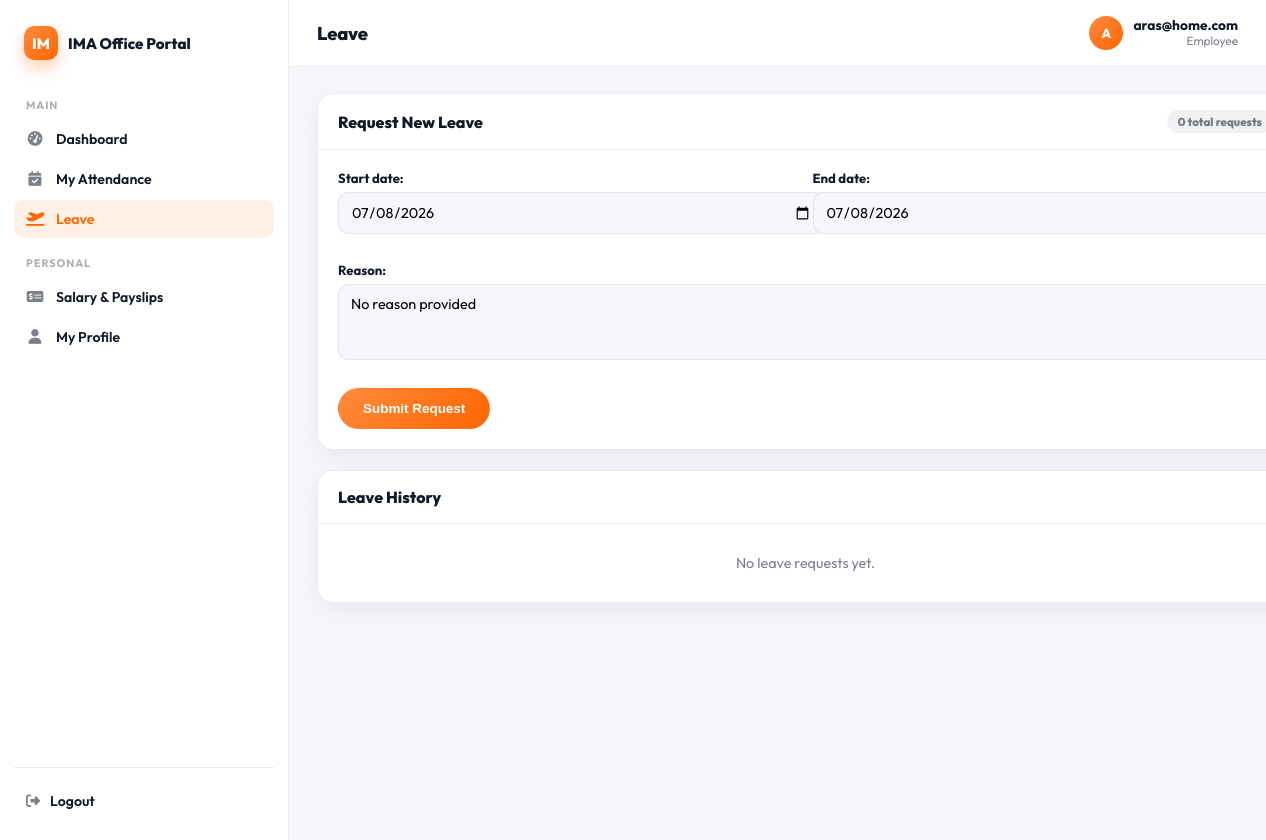
The page /leaves/my-leaves/ (signed in) on the database its author committed.
### accounts/models.py (models this page shows, shortened)
class Employee(AbstractBaseUser, PermissionsMixin):
    cnic = models.CharField(max_length=13, unique=True, validators=[cnic_validator])
    email = models.EmailField(unique=True, validators=[email_validator])
    full_name = models.CharField(max_length=120, blank=True, null=True, validators=[alpha_spaces])
    fathers_name = models.CharField(max_length=120, blank=True, null=True, validators=[alpha_spaces])
    date_of_birth = models.DateField(blank=True, null=True)
    gender = models.CharField(max_length=10, choices=[('male','Male'),('female','Female'),('other','Other'),('na','Prefer not to say')], blank=True, null=True)
    marital_status = models.CharField(max_length=10, choices=[('single','Single'),('married','Married'),('divorced','Divorced'),('widowed','Widowed')], blank=True, null=True)
    contact_number = models.CharField(max_length=14, blank=True, null=True)
    residential_address = models.TextField(max_length=250, blank=True, null=True)
    date_of_joining = models.DateField(blank=True, null=True)
    reporting_manager_name = models.CharField(max_length=120, blank=True, null=True, validators=[alpha_spaces])
    department = models.CharField(max_length=10, choices=[('HR','HR'),('IT','IT'),('FIN','Finance'),('OPS','Operations'),('SALES','Sales'),('OTHER','Other')], blank=True, null=True)
    designation = models.CharField(max_length=120, blank=True, null=True)
    employment_type = models.CharField(max_length=2, choices=[('FT','Full-time'),('PT','Part-time'),('CT','Contract'),('IN','Internship')], blank=True, null=True)
    employee_code = models.CharField(max_length=20, unique=True, blank=True, null=True)
    profile_picture = models.ImageField(upload_to=profile_picture_path, validators=[], blank=True, null=True)
    cnic_front = models.ImageField(upload_to=cnic_front_path, validators=[], blank=True, null=True)
    cnic_back = models.ImageField(upload_to=cnic_back_path, validators=[], blank=True, null=True)
    degree_certificate = models.FileField(upload_to=degree_path, validators=[], blank=True, null=True)
    father_cnic = models.ImageField(upload_to=father_cnic_path, validators=[], blank=True, null=True)
    emergency_contact_name = models.CharField(max_length=120, blank=True, null=True)
    emergency_relationship = models.CharField(max_length=10, choices=[('father','Father'),('mother','Mother'),('spouse','Spouse'),('sibling','Sibling'),('friend','Friend'),('other','Other')], blank=True, null=True)
    emergency_contact_number = models.CharField(max_length=14, blank=True, null=True)
    emergency_contact_address = models.TextField(blank=True, null=True)
    blood_group = models.CharField(max_length=3, choices=[('A+','A+'),('A-','A-'),('B+','B+'),('B-','B-'),('O+','O+'),('O-','O-'),('AB+','AB+'),('AB-','AB-')], blank=True, null=True)
    previous_employer = models.TextField(blank=True, null=True)
    special_skills = models.TextField(blank=True, null=True)
    ROLE_CHOICES = [
        ('employee', 'Employee'),
        ('pm', 'Project Manager'),
        ('admin', 'Admin (CEO)'),   # 🔹 added Admin role
    ]
    role = models.CharField(
        max_length=20,
        choices=ROLE_CHOICES,
        default='employee',
        help_text="Role of the employee. Default is 'Employee'."
    )
    is_staff = models.BooleanField(default=False)
    is_active = models.BooleanField(default=False)
    date_joined = models.DateTimeField(auto_now_add=True)
    objects = EmployeeManager()
    USERNAME_FIELD = 'cnic'
    REQUIRED_FIELDS = ['email']
    class Media:
        css = {"all": ("css/admin/accounts.css",)}

### leaves/views.py (the view, shortened to what this page needs)
# urls.py: path("my-leaves/", views.my_leave_requests, name="my_leave_requests"),
@login_required
def my_leave_requests(request):
    employee = request.user  # request.user is already an Employee instance
    if request.method == "POST":
        form = LeaveRequestForm(request.POST)
        if form.is_valid():
            leave = form.save(commit=False)
            leave.employee = employee
            leave.pm_status = "Pending"
            leave.admin_status = "Pending"
            leave.status = "Pending"   # Final status defaults to Pending
            leave.save()
            return redirect("my_leave_requests")
    else:
        form = LeaveRequestForm()
    if getattr(employee, "role", None) == "pm":
        try:
            team = Team.objects.get(project_manager=employee)
            leaves = LeaveRequest.objects.filter(employee__in=team.members.all()).order_by("-created_at")
        except Team.DoesNotExist:
            leaves = LeaveRequest.objects.none()
    else:
        leaves = LeaveRequest.objects.filter(employee=employee).order_by("-created_at")
    context = {
        "form": form,
        "leaves": leaves,
    }
    return render(request, "leave/my_requests.html", context)

### leaves/forms.py
class LeaveRequestForm(forms.ModelForm):
    class Meta:
        model = LeaveRequest
        fields = ["start_date", "end_date", "reason"]
        widgets = {
            "start_date": forms.DateInput(attrs={"type": "date"}),
            "end_date": forms.DateInput(attrs={"type": "date"}),
            "reason": forms.Textarea(attrs={"rows": 3}),
        }

### leaves/templates/leave/my_requests.html (shortened to what this page needs)
{% extends "base.html" %}
{% block page_title %}Leave{% endblock %}
{% block content %}
<div class="pf-card" style="margin-bottom:20px;">
  <div class="pf-card-header"><h3>Request New Leave</h3><span class="pf-badge neutral">{{ leaves|length }} total requests</span></div>
  <div class="pf-card-pad">
    <form method="post" class="pf-form-grid">
      <div class="pf-field">{{ form.start_date.label_tag }}{{ form.start_date }}</div>
      <div class="pf-field">{{ form.end_date.label_tag }}{{ form.end_date }}</div>
      <div class="pf-field full">{{ form.reason.label_tag }}{{ form.reason }}</div>
      <div class="full"><button type="submit" class="pf-btn-outline primary" style="padding:12px 24px;">Submit Request</button></div>
    </form>
  </div>
</div>
<div class="pf-card">
  <div class="pf-card-header"><h3>Leave History</h3></div>
  {% regroup leaves by start_date|date:"F Y" as month_list %}
  {% for month in month_list %}
    <div class="pf-card-header" style="background:var(--pf-bg);cursor:pointer;" onclick="pfToggleMonth(this)">
      <strong>{{ month.grouper }}</strong>
      <span class="pf-badge neutral">{{ month.list|length }}</span>
    </div>
    <div class="pf-table-wrap" style="display:none;">
      <table class="pf-table">
        <thead><tr><th>Reason</th><th>Start</th><th>End</th><th>PM Status</th><th>Admin Status</th><th>Final</th><th>Submitted</th></tr></thead>
        <tbody>
          {% for leave in month.list %}
            <tr>
              <td>{{ leave.reason|truncatechars:40 }}</td>
              <td>{{ leave.start_date|date:"d M Y" }}</td>
              <td>{{ leave.end_date|date:"d M Y" }}</td>
              <td>{% if leave.pm_status == "Approved" %}<span class="pf-badge success">{{ leave.pm_status }}</span>{% elif leave.pm_status == "Rejected" %}<span class="pf-badge danger">{{ leave.pm_status }}</span>{% else %}<span class="pf-badge warning">{{ leave.pm_status }}</span>{% endif %}</td>
              <td>{% if leave.admin_status == "Approved" %}<span class="pf-badge success">{{ leave.admin_status }}</span>{% elif leave.admin_status == "Rejected" %}<span class="pf-badge danger">{{ leave.admin_status }}</span>{% else %}<span class="pf-badge warning">{{ leave.admin_status }}</span>{% endif %}</td>
              <td>{% if leave.status == "Approved" %}<span class="pf-badge success">{{ leave.status }}</span>{% elif leave.status == "Rejected" %}<span class="pf-badge danger">{{ leave.status }}</span>{% else %}<span class="pf-badge warning">{{ leave.status }}</span>{% endif %}</td>
              <td>{{ leave.created_at|date:"d M Y H:i" }}</td>
            </tr>
          {% endfor %}
        </tbody>
      </table>
    </div>
  {% empty %}
    <div class="pf-empty">No leave requests yet.</div>
  {% endfor %}
</div>
{% endblock %}

### accounts/templates/base.html (shortened to what this page needs)
<!DOCTYPE html>
<html lang="en">
  <head>
    {% load static %}
    <link rel="stylesheet" href="https://cdnjs.cloudflare.com/ajax/libs/font-awesome/6.4.0/css/all.min.css">
    <link rel="stylesheet" href="{% static 'css/portal.css' %}" />
  </head>
  <body class="portal-body">
    <div class="portal-shell">
      <aside class="portal-sidebar" id="portal-sidebar">
        <div class="portal-brand">
          <div class="mark">IM</div>
          <div class="title">IMA Office Portal</div>
        </div>
        <nav class="portal-nav">
          <div class="portal-nav-label">Main</div>
          <a href="{% url 'dashboard' %}" class="{% if request.path == '/dashboard/' %}active{% endif %}">
            <i class="fa-solid fa-gauge-high"></i> Dashboard
          </a>
          <a href="{% url 'attendance:dashboard' %}" class="{% if request.path == '/attendance/dashboard/' %}active{% endif %}">
            <i class="fa-solid fa-calendar-check"></i> My Attendance
          </a>
          <a href="{% url 'my_leave_requests' %}" class="{% if request.path == '/leaves/my-leaves/' %}active{% endif %}">
            <i class="fa-solid fa-plane-departure"></i> Leave
          </a>
          <div class="portal-nav-label">Personal</div>
          {% if request.user.is_authenticated and request.user.role == 'employee' %}
          <a href="{% url 'payroll:employee_salary_summary' %}" class="{% if request.path == '/payroll/salary-summary/' %}active{% endif %}">
            <i class="fa-solid fa-money-check-dollar"></i> Salary &amp; Payslips
          </a>
          {% endif %}
          <a href="{% url 'profile' %}" class="{% if request.path == '/profile/' %}active{% endif %}">
            <i class="fa-solid fa-user"></i> My Profile
          </a>
        </nav>
        <div class="portal-sidebar-footer">
          <a href="{% url 'logout' %}"><i class="fa-solid fa-right-from-bracket" style="color:var(--pf-muted);"></i> Logout</a>
        </div>
      </aside>
      <div class="portal-main">
        <header class="portal-topbar">
          <div style="display:flex;align-items:center;gap:12px;">
            <h1>{% block page_title %}Dashboard{% endblock %}</h1>
          </div>
          <div class="portal-user">
            <div class="avatar">
              {% if request.user.profile_picture %}
                <img src="{{ request.user.profile_picture.url }}" alt="">
              {% else %}
                {{ request.user.full_name|default:request.user.email|slice:":1"|upper }}
              {% endif %}
            </div>
            <div class="meta">
              <div class="name">{{ request.user.full_name|default:request.user.email }}</div>
              <div class="role">{{ request.user.get_role_display }}</div>
            </div>
          </div>
        </header>
        <div class="portal-content">
          {% block content %}{% endblock %}
        </div>
      </div>
    </div>
  </body>
</html>

### rows shown on the page
Employee: user.full_name "A", user.full_name "aras@home.com", user.role "Employee"

### other values the page prints
{{ leaves|length }} "0"
